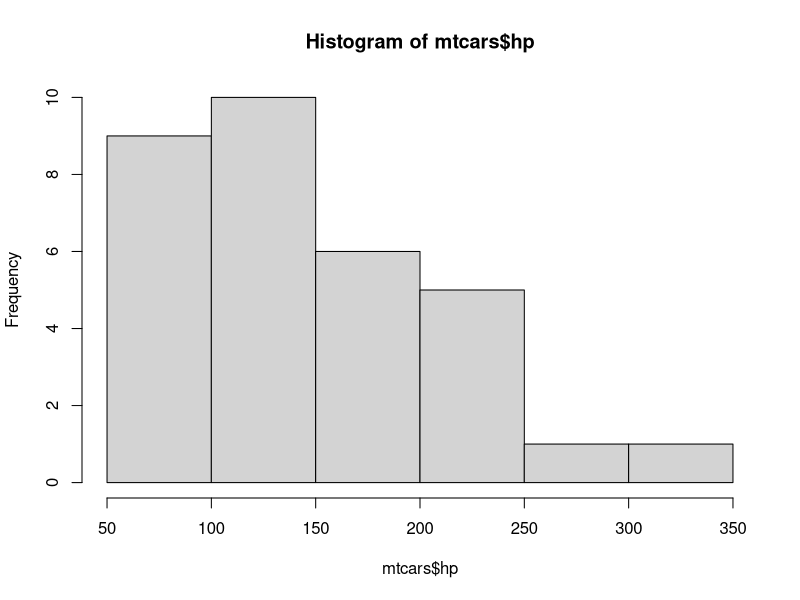
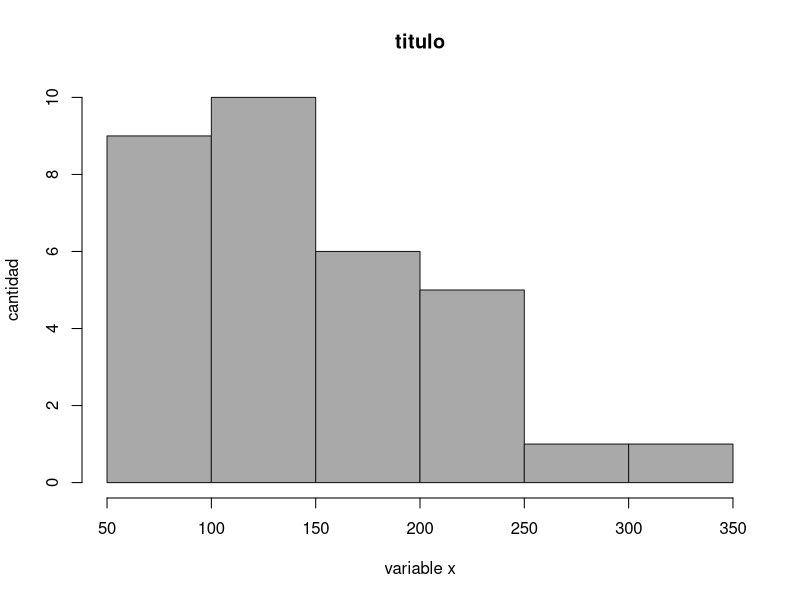
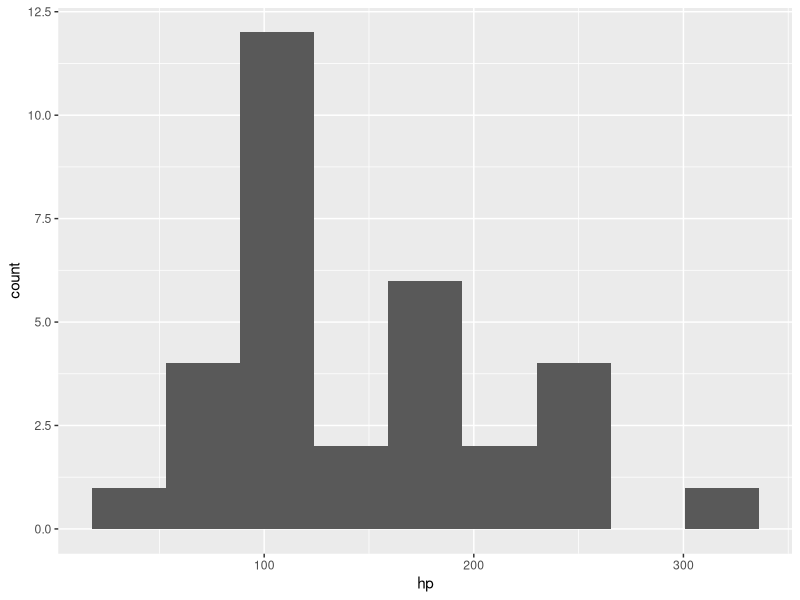
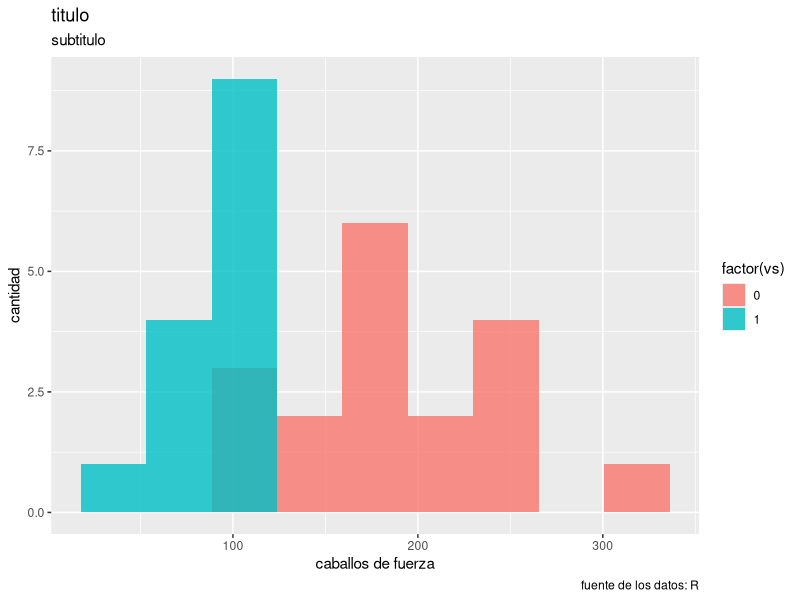
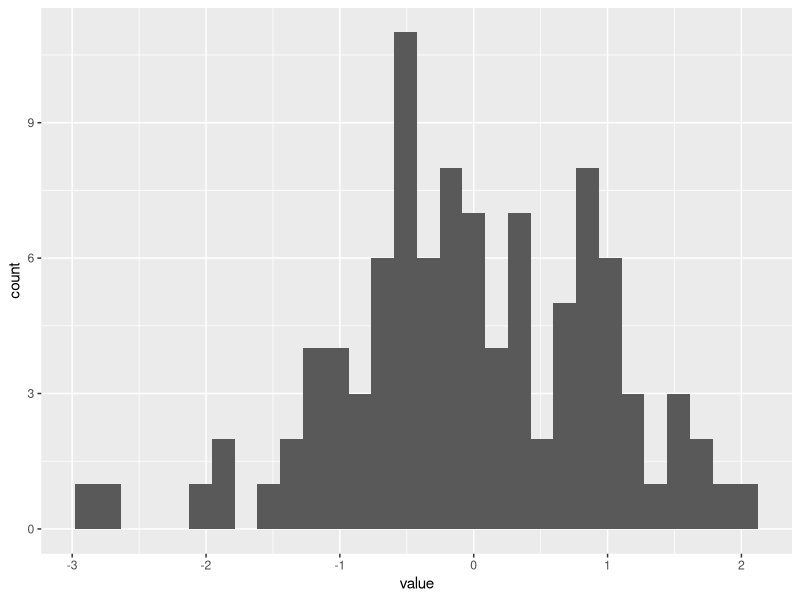

Write R code to recreate these figures, in order.
# histogramas en R. Es una gráfica de barras con la distribución de la frecuencia.
# la frecuencia es la cantidad de veces que se repite algo
# y la distribución es cómo se reparten en una variable

# 1. histogramas con base graphics

# cargando los datos (dataframe existente en R)
data("mtcars")

# haciendo histograma básico
hist(mtcars$hp)

# editando histograma
hist(mtcars$hp,
     #breaks = 50
     breaks = seq(50, 350, 50),
     col = 'darkgray',
     border = 'gray10',
     main = 'titulo',
     xlab = 'variable x',
     ylab = 'cantidad')

# 2. histogramas con ggplot2

# cargar ggplot2
library(ggplot2)

# hacer un histograma en ggplot2
ggplot(data = mtcars,
       mapping = aes(x = hp)) +
  geom_histogram(bins = 9)

# haciendo más cosas interesantes
ggplot(data = mtcars,
       mapping = aes(x = hp,
                     fill = factor(vs))) +
  geom_histogram(bins = 9,
                 position = 'identity',
                 alpha = 0.8) +
  labs(title = 'titulo',
       Fill = 'vs motor',
       x = 'caballos de fuerza',
       y = 'cantidad',
       subtitle = 'subtitulo',
       caption = 'fuente de los datos: R')

# dataset:
data2=data.frame(value=rnorm(100))

# basic histogram (https://www.r-graph-gallery.com/220-basic-ggplot2-histogram.html)
ggplot(data2, aes(x=value)) + 
  geom_histogram()

